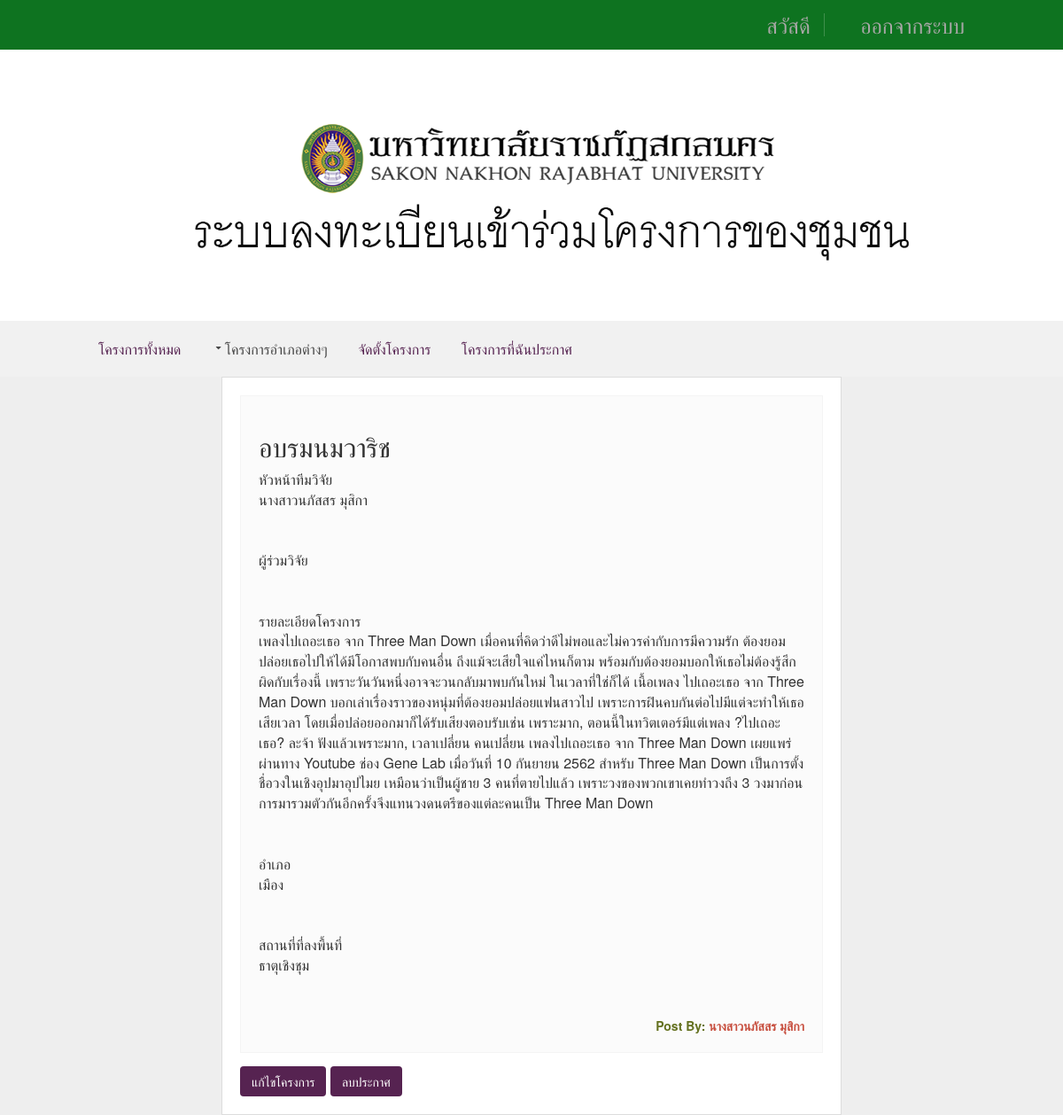
Screenshot of /MyProjectPost_ShowArticleFull.php?id_project=1 with the database file from the repository.
### tables this page shows
CREATE TABLE `data_project` (
  `id_project` int(10) NOT NULL,
  `nameproject` varchar(120) NOT NULL,
  `leader` varchar(120) NOT NULL,
  `detail` text NOT NULL,
  `district` varchar(30) NOT NULL,
  `location` varchar(100) NOT NULL,
  `author` varchar(60) NOT NULL
);

### MyProjectPost_ShowArticleFull.php (the view, shortened to what this page needs)
<!doctype html>
<html>
<head>
<link href="layout/styles/layout.css" rel="stylesheet" type="text/css" media="all">
</head>
<body id="top">
	<?php  include "แถบเมนูบุคลากร.php";  ?>
<!DOCTYPE html">
<html>
    <head>
        <link rel="stylesheet" type="text/css" href="style.css">
    </head>
    <body>
		<form action="MyProjectPost_ShowArticleFull.php" method="post" name="form1">
<div class="content">
<?php
include 'connect.php';
$id_article = $_GET['id_project'];
	$result = mysqli_query($conn,"select * from data_project where id_project = '$id_article' order by id_project");
$row = mysqli_fetch_array($result);
$author = $row['leader'];
$title = $row['nameproject'];
$article = $row['detail'];
$dis = $row['district'];
$lo = $row['location'];
$team = $row['team'];
?>
<table>
<?php
echo "<tr>";
echo "<td>";
echo "<div id='nameproject'><h2>$title</h2></div>";
echo "หัวหน้าทีมวิจัย <div id='leader'>$author</div>";
		echo"<BR></BR>";
echo "ผู้ร่วมวิจัย <div id='leader'>$team</div>";
		echo"<BR></BR>";
echo "รายละเอียดโครงการ <div id='detail'>$article</div>";
	echo"<BR></BR>";
echo "อำเภอ <div id='district'>$dis</div>";
	echo"<BR></BR>";
echo "สถานที่ที่ลงพื้นที่ <div id='location'>$lo</div>";
		echo"<BR></BR>";
echo " <div id='float_r'><font color='#64711F'>Post By:</font> $author</div>";
echo "</td>";
echo "</tr>";
?>
</table>
<input name="btnButton1" type="button" value="แก้ไขโครงการ" class="btn"   onClick="JavaScript:fncSubmit('edit')"/>
<input name="btnButton2" type="button" value="ลบประกาศ"  class="btn"  onClick="JavaScript:fncSubmit('delete')"/>
</div>
    </body>
</html>

### layout/styles/layout.css (style rules this page uses)
*, *::before, *::after { transition:all .28s ease-in-out; }
table, th, td { border:1px solid; border-collapse:collapse; vertical-align:top; }
table, th { table-layout:auto; }
table { width:100%; margin-bottom:15px; }
th, td { padding:5px 8px; }
td { border-width:0 1px; }
body { color:#A8A7A6; background-color:#191919; }
.btn, .btn.inverse:hover { color:#FFFFFF; background-color:#562351; border-color:#562351; }
table, th, td, #comments .avatar, #comments input, #comments textarea { border-color:#F4F4F4; }
tr, #comments li, #comments input[type="submit"], #comments input[type="reset"] { color:inherit; background-color:#FBFBFB; }

### style.css (style rules this page uses)
body { background: #eeeeee; }
.content { width:700px; margin:0 auto; border:1px solid #dddddd; padding:20px; background: #ffffff; }
td { width:650px; border-bottom: 1px dotted #60676a; padding: 20px; }
#float_r { float:right; color:#C74E3E; font-size: 14px; font-weight: bold; }

### layout/styles/framework.css (style rules this page uses)
html { overflow-y:scroll; overflow-x:hidden; }
html, body { margin:0; padding:0; font-size:14px; line-height:1.6em; }
*, *::before, *::after { box-sizing:border-box; }
.btn { display:inline-block; padding:8px 18px 10px; text-transform:uppercase; border:1px solid; }
body, input, textarea, select { font-family:Verdana, Geneva, sans-serif; }
h1, h2, h3, h4, h5, h6, .heading { font-family:Georgia, "Times New Roman", Times, serif; }
form, fieldset, legend { margin:0; padding:0; border:none; }
label, input, textarea, select, button { display:block; resize:none; outline:none; color:inherit; font-size:inherit; font-family:inherit; vertical-align:middle; }
h1, h2, h3, h4, h5, h6, .heading { margin:0 0 20px 0; font-size:22px; line-height:normal; font-weight:normal; text-transform:uppercase; }

### MyProjectPost_ShowArticleFull.php (style rules this page uses)
body,td,th { font-size: 16px; }

### แถบเมนูบุคลากร.php (style rules this page uses)
body,td,th { font-size: 16px; }

### rows the page displays
data_project: nameproject "อบรมนมวาริช", leader "นางสาวนภัสสร มุสิกา", detail "เพลงไปเถอะเธอ จาก Three Man Down เมื่อคนที่คิดว่าดีไม่พอและไม่ควรค่ากับการมีความรัก ต้องยอมปล่อยเธอไปให้ได้มีโอกาสพบกับคนอื่น ถึงแม้จะเสียใจแค่ไหนก็ตาม พร้อมกับต้องยอมบอกให้เธอไม่ต้องรู้สึกผิดกับเรื่องนี้ เพราะวันวันหนึ่งอาจจะวนกลับมาพบกันใหม่ ในเวลาที่ใช่ก็ได้ เนื้อเพลง ไปเถอะเธอ จาก Three Man Down บอกเล่าเรื่องราวของหนุ่มที่ต้องยอมปล่อยแฟนสาวไป เพราะการฝินคบกันต่อไปมีแต่จะทำให้เธอเสียเวลา โดยเมื่อปล่อยออกมาก็ได้รับเสียงตอบรับเช่น เพราะมาก, ตอนนี้ในทวิตเตอร์มีแต่เพลง ?ไปเถอะเธอ? ละจ้า ฟังแล้วเพราะมาก, เวลาเปลี่ยน คนเปลี่ยน เพลงไปเถอะเธอ จาก Three Man Down เผยแพร่ผ่านทาง Youtube ช่อง Gene Lab เมื่อวันที่ 10 กันยายน 2562 สำหรับ Three Man Down เป็นการตั้งชื่อวงในเชิงอุปมาอุปไมย…", district "เมือง", location "ธาตุเชิงชุม"
